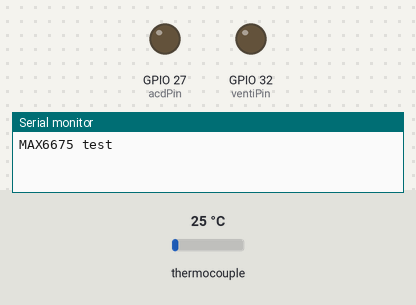
A sketch run on a simulated ESP32. Parts: output pins drawn as LEDs (lit = HIGH), the last lines printed to the serial monitor. The inputs (shaded band) are chosen by the test bench; at power-on: thermocouple 25 °C.

Above: at 0.1 s.
At 1.7 s:
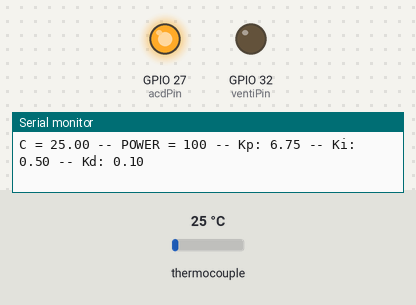
1.8 s: thermocouple set to 294 °C
At 3.9 s:
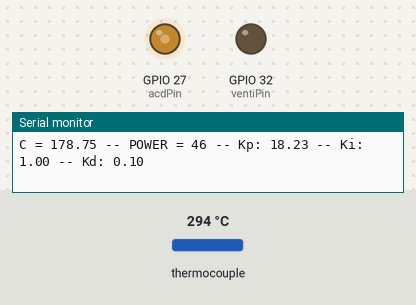
4.8 s: thermocouple set to 111 °C
7.8 s: thermocouple set to 107 °C
Timing chart, 0 to 10.8 s (numbered marks = the images above; inputs shaded):
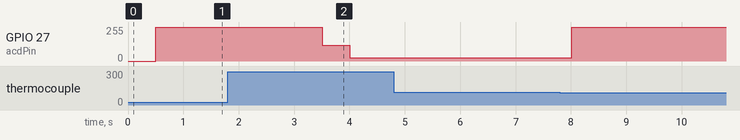

Measured:
- after the input at 1.8 s, GPIO 27 (acdPin): 255/255 → 117/255 after 1.7 s, → 25/255 0.50 s later

The sketch:

control_v1.ino
```cpp
#include <Arduino.h>

#include <algorithm>
#include "max6675.h"
#include <RBDdimmer.h>
#include <PID_v1.h>

int thermoDO = 19;
int thermoCS = 23;
int thermoCLK = 5;

const int zeroCrossPin  = 25;
const int acdPin  = 27;

const int ventiPin = 32;

int power = 50;

// Definir variables del PID

double temperaturaALlegar = 190;  // Temperatura deseada en °C
double temperaturaMedida = 0.0; // Lectura del sensor
double potenciaSalida = 0.0;    // Potencia aplicada al dimmer

double Kp_base = 2.0, Ki_base = 0.5, Kd_base = 1.0;
double Kp, Ki, Kd;
double errorAnterior = 0;

// Límites de las ganancias
double Kp_min = 0.4,  Kp_max = 30.0;
double Ki_min = 0.01, Ki_max = 20.0;
double Kd_min = 0.1,  Kd_max = 10.0;

// Variables auxiliares
double FF_GAIN = 1.0;  // Ganancia del feedforward


double temperaturaSet = 180;
// Crear el controlador PID
PID controladorPID(&temperaturaMedida, &potenciaSalida, &temperaturaSet, Kp, Ki, Kd, DIRECT);


MAX6675 thermocouple(thermoCLK, thermoCS, thermoDO);
dimmerLamp acd(acdPin,zeroCrossPin);


const int numLecturas = 10;  // Tamaño de la ventana de filtrado
float lecturas[numLecturas];
int indice = 0;
bool lleno = false;  // Indica si ya se llenó el buffer una vez

float redondearA025(float temperatura) {
  return round(temperatura / 0.25) * 0.25;
}

// Función para leer temperatura con filtrado y redondeo
float leerTemperaturaFiltrada() {
  // Leer temperatura del sensor
  float nuevaLectura = thermocouple.readCelsius();

  // Guardar en el buffer de lecturas
  lecturas[indice] = nuevaLectura;
  indice = (indice + 1) % numLecturas;
  if (indice == 0) lleno = true;

  // No aplicar filtro hasta que el buffer esté lleno
  int tamanoValido = lleno ? numLecturas : indice;

  // Copiar valores a un array temporal para ordenarlos
  float temp[tamanoValido];
  memcpy(temp, lecturas, sizeof(float) * tamanoValido);
  std::sort(temp, temp + tamanoValido);

  // Obtener la mediana
  float mediana;
  if (tamanoValido % 2 == 0)
      mediana = (temp[tamanoValido / 2 - 1] + temp[tamanoValido / 2]) / 2.0;
  else
      mediana = temp[tamanoValido / 2];

  // Calcular el promedio móvil
  float suma = 0;
  for (int i = 0; i < tamanoValido; i++) {
      suma += temp[i];
  }
  float temperaturaSuavizada = suma / tamanoValido;

  // Redondear al múltiplo de 0.25 más cercano
  return redondearA025(temperaturaSuavizada);
}

float ultimaTemperatura = -100.0;  // Inicializamos con un valor imposible
const float histeresis = 0.50;  // Margen de cambio mínimo permitido

float leerTemperaturaSuavizada() {
    // Leer y filtrar temperatura
    float temperatura = redondearA025(leerTemperaturaFiltrada());

    // Aplicar histéresis: solo actualizar si hay un cambio significativo
    if (abs(temperatura - ultimaTemperatura) >= histeresis || ultimaTemperatura == -100.0) {
        ultimaTemperatura = temperatura;
    }

    return ultimaTemperatura;
}

void actualizarPID() {
  double error = temperaturaSet - temperaturaMedida;
  double dError = error - errorAnterior;  // Derivada del error

  double feedforward = (temperaturaSet - temperaturaMedida) * FF_GAIN;


  if (abs(error) > 15) {
      Kp = Kp_base * 1.5;
  } else {
      Kp = Kp_base * 0.8;
  }
  Kp_base = constrain(Kp, Kp_min, Kp_max);

  if (abs(error) < 10) {
      Ki = Ki_base * 2.0;
  } else {
      Ki = Ki_base;
  }
  Ki_base = constrain(Ki, Ki_min, Ki_max);

  if (dError > 4) {
      Kd *= 1.5;
  }
  else{
    Kd = Kd_base;
  }
  Kd_base = constrain(Kd, Kd_min, Kd_max);

  // Aplicar los nuevos valores al PID
  controladorPID.SetTunings(Kp_base, Ki_base, Kd_base);
  errorAnterior = error;
  controladorPID.Compute();
  potenciaSalida += feedforward;

  // Limitar la salida para evitar valores fuera de rango
  potenciaSalida = constrain(potenciaSalida, 10, 100);
}

void setup() {
  Serial.begin(9600);
  acd.begin(NORMAL_MODE, ON);

  controladorPID.SetMode(AUTOMATIC);
  controladorPID.SetOutputLimits(10, 100);  // Rango de control del dimmer (10-100%)

  pinMode(ventiPin, OUTPUT);

  Serial.println("MAX6675 test");
  // wait for MAX chip to stabilize
  delay(500);
}

void loop() {
  // basic readout test, just print the current temp

  digitalWrite(ventiPin, LOW);

  temperaturaMedida = leerTemperaturaSuavizada();
  actualizarPID();
  power = round(potenciaSalida);
  acd.setPower(power);


  Serial.print("C = ");
  Serial.print(temperaturaMedida);
  Serial.print(" -- POWER = ");
  Serial.print(power);
  Serial.print(" -- Kp: ");
  Serial.print(Kp);
  Serial.print(" -- Ki: ");
  Serial.print(Ki);
  Serial.print(" -- Kd: ");
  Serial.println(Kd);

  delay(500);
}
```
